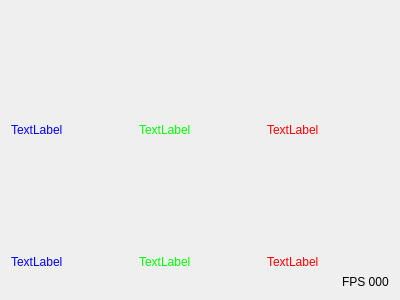
<?xml version="1.0" encoding="UTF-8"?>
<ui version="4.0">
 <class>IMUAdapter</class>
 <widget class="QWidget" name="IMUAdapter">
  <property name="geometry">
   <rect>
    <x>0</x>
    <y>0</y>
    <width>400</width>
    <height>300</height>
   </rect>
  </property>
  <property name="windowTitle">
   <string>Form</string>
  </property>
  <layout class="QVBoxLayout" name="verticalLayout">
   <item>
    <spacer name="verticalSpacer">
     <property name="orientation">
      <enum>Qt::Vertical</enum>
     </property>
     <property name="sizeHint" stdset="0">
      <size>
       <width>20</width>
       <height>40</height>
      </size>
     </property>
    </spacer>
   </item>
   <item>
    <layout class="QHBoxLayout" name="horizontalLayoutRPY">
     <item>
      <widget class="QLabel" name="labelRoll">
       <property name="styleSheet">
        <string notr="true">color: rgb(0, 0, 255);</string>
       </property>
       <property name="text">
        <string>TextLabel</string>
       </property>
      </widget>
     </item>
     <item>
      <widget class="QLabel" name="labelPitch">
       <property name="styleSheet">
        <string notr="true">color: rgb(0, 255, 0);</string>
       </property>
       <property name="text">
        <string>TextLabel</string>
       </property>
      </widget>
     </item>
     <item>
      <widget class="QLabel" name="labelYaw">
       <property name="styleSheet">
        <string notr="true">color: rgb(255, 0, 0);</string>
       </property>
       <property name="text">
        <string>TextLabel</string>
       </property>
      </widget>
     </item>
    </layout>
   </item>
   <item>
    <spacer name="verticalSpacer_2">
     <property name="orientation">
      <enum>Qt::Vertical</enum>
     </property>
     <property name="sizeHint" stdset="0">
      <size>
       <width>20</width>
       <height>40</height>
      </size>
     </property>
    </spacer>
   </item>
   <item>
    <layout class="QHBoxLayout" name="horizontalLayoutXYZ">
     <item>
      <widget class="QLabel" name="labelX">
       <property name="styleSheet">
        <string notr="true">color: rgb(0, 0, 255);</string>
       </property>
       <property name="text">
        <string>TextLabel</string>
       </property>
      </widget>
     </item>
     <item>
      <widget class="QLabel" name="labelY">
       <property name="styleSheet">
        <string notr="true">color: rgb(0, 255, 0);</string>
       </property>
       <property name="text">
        <string>TextLabel</string>
       </property>
      </widget>
     </item>
     <item>
      <widget class="QLabel" name="labelZ">
       <property name="styleSheet">
        <string notr="true">color: rgb(255, 0, 0);</string>
       </property>
       <property name="text">
        <string>TextLabel</string>
       </property>
      </widget>
     </item>
    </layout>
   </item>
   <item alignment="Qt::AlignRight">
    <widget class="QLabel" name="fpsLabel">
     <property name="sizePolicy">
      <sizepolicy hsizetype="Fixed" vsizetype="Fixed">
       <horstretch>0</horstretch>
       <verstretch>0</verstretch>
      </sizepolicy>
     </property>
     <property name="text">
      <string>FPS 000</string>
     </property>
    </widget>
   </item>
  </layout>
 </widget>
 <resources/>
 <connections/>
</ui>
